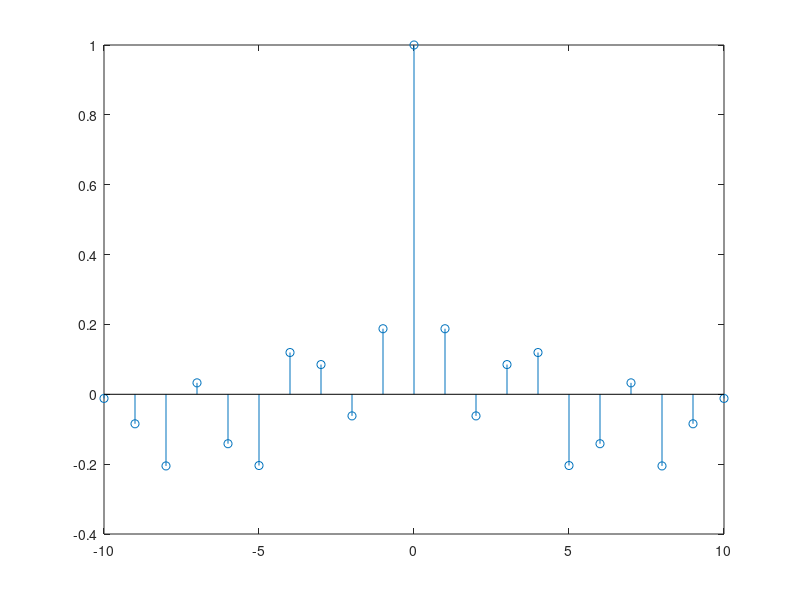

MATLAB code to generate this figure:
 ww = randn(50,1);                     % White Gaussian noise
    [cov_ww,lags] = xcov(ww,10,'coeff');    % Cross-covariance
    stem(lags,cov_ww)